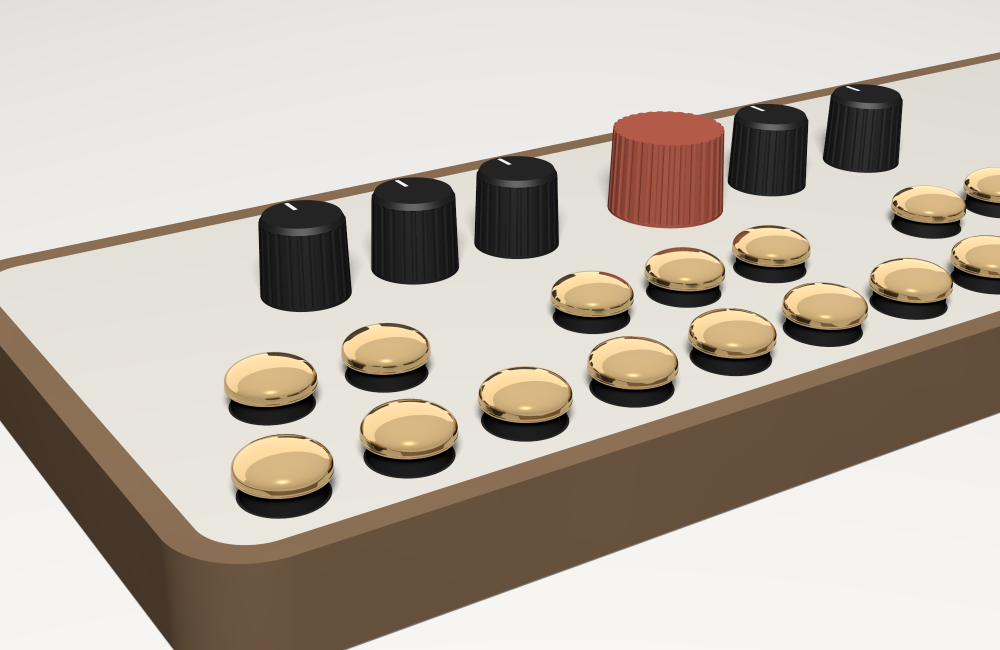
#> input picture design/concepts/_mock-src/out/ct_brass_C.png, 2000 x 1300 px, given in place of rb_nv5_R_top.png, which was not available (shown at 1/2 size)
$ python ratio_overlay.py
#> lines starting #> are read from the running program, lines starting #| are printed output that depends on the picture
### design/concepts/_mock-src/figs_rb.py
#!/usr/bin/env python3
"""Branch figures for the project site (owner: images only where it must be visual; words live in the markdown).
Takes the renders from rb.py (out/rb_*.png), adds only what a drawing needs to be read (dimensions, a scale bar),
and writes web-ready files into design/branches/concepts/<concept>/img/.
PNG for exact drawings and true-scale views, high-quality JPEG for renders. Run after rb.py: python3 figs_rb.py"""
import math, os, shutil
from PIL import Image, ImageDraw, ImageFont

HERE = os.path.dirname(os.path.abspath(__file__))
OUT = os.path.join(HERE, "out")
DEST = os.path.join(HERE, "..", "..", "branches", "concepts")
FONT = "/usr/share/fonts/opentype/inter/Inter-Medium.otf"
FONTB = "/usr/share/fonts/opentype/inter/Inter-SemiBold.otf"
INK, ACC, PAPER = (46, 41, 36), (196, 72, 40), (243, 239, 232)

def F(px, b=False):
    return ImageFont.truetype(FONTB if b else FONT, int(px))

def dest(concept, name):
    d = os.path.join(DEST, concept, "img")
    os.makedirs(d, exist_ok=True)
    return os.path.join(d, name)

# [8 lines left out: function save_render, not called in this run]

def scale_bar(d, x, y, px_per_mm, mm=10, h=None, col=INK):
    h = h or max(3, px_per_mm * 0.35)
    L = px_per_mm * mm
    d.rectangle([x, y, x + L / 2, y + h], fill=col)
    d.rectangle([x + L / 2, y, x + L, y + h], outline=col, width=max(1, int(h / 4)))
    d.text((x + L + px_per_mm * 1.2, y + h / 2), f"{mm} mm", font=F(px_per_mm * 2.2), fill=col, anchor="lm")

# [33 lines left out: functions crop_top, detail, true_scale, not called in this run]

# ------------------------------------------------------------------ annotated drawings (dimensions only)
def dim_text(d, x, y, s, px, col=INK, anchor="mm", bold=True):
    d.text((x, y), s, font=F(px, bold), fill=col, anchor=anchor)

# [145 lines left out: functions diptych_side, chamber_closed_front, rain_ring_compare, butterfly_section, not called in this run]

# [31 lines that do not run on import are left out]

### design/concepts/_mock-src/ratio_overlay.py
"""CATHEDRAL case ratio constructions drawn over each layout's exact top view (director: derived from the device).
A (sqrt5 / 9:4 face) on P5R at D 132; C (double-square face) on P5OB-D at D 147.3. Labels in a band above."""
import os, sys, math
sys.path.insert(0, os.path.dirname(os.path.abspath(__file__)))
import figs_rb as f
from PIL import Image, ImageDraw, ImageFont
exec(open('/tmp/scr/ct3_fig.py').read().split("W = 1200")[0]) if os.path.exists('/tmp/scr/ct3_fig.py') else None
FB = "/usr/share/fonts/opentype/inter/Inter-SemiBold.otf"; FR = "/usr/share/fonts/opentype/inter/Inter-Regular.otf"
BG = (243, 239, 232); INK = (40, 36, 32); LINE = (176, 58, 46)    # construction in a red-brown, so it reads over cream and walnut
W, WALL = 286.0, 4.3
def compose(src, D, out_name, title, sub, draw):
#> called with src = 'rb_nv5_R_top.png', D = 132
    im = Image.open(os.path.join(f.OUT, src)).convert("RGB")
#> im is the input picture: PIL image 2000x1300 RGB; mean R, G, B 187.9, 178.4, 167.2
    try: im = brassify(im)
    except Exception: pass
    ppm = im.width / (W + 4.0); ymax = 2 * D + 4.0
#> after `ppm = im.width / (W + 4.0)`: ppm = 6.9
    P = lambda x, y: ((x + 2.0) * ppm, (ymax - y) * ppm)
    d = ImageDraw.Draw(im)
    lw = max(3, int(ppm * 0.45))
#> lw = 3
    draw(d, P, lw, D)
    band = int(ppm * 30)
#> band = 206
    out = Image.new("RGB", (im.width, im.height + band + int(ppm * 10)), BG)
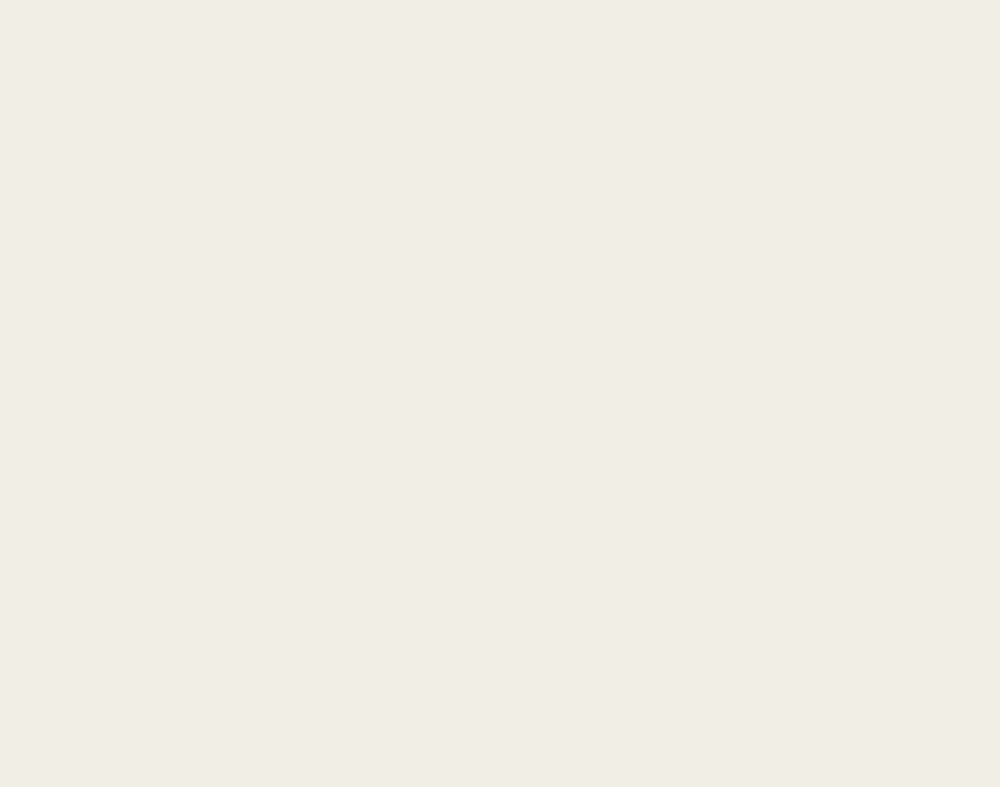
#> out: PIL image 2000x1574 RGB (shown at 1/2 size); mean R, G, B 243, 239, 232
    out.paste(im, (0, band))
    dd = ImageDraw.Draw(out)
    dd.text((ppm * 6, ppm * 12), title, font=ImageFont.truetype(FB, int(ppm * 7.5)), fill=INK, anchor="ls")
    dd.text((ppm * 6, ppm * 23), sub, font=ImageFont.truetype(FR, int(ppm * 5.0)), fill=INK, anchor="ls")
    f.scale_bar(dd, ppm * 6, out.height - ppm * 7, ppm, 20)
    p = f.dest("cathedral", out_name); out.save(p, optimize=True); print(p, out.size, round(ppm, 2))
#> after `p = f.dest('cathedral', out_name)`:
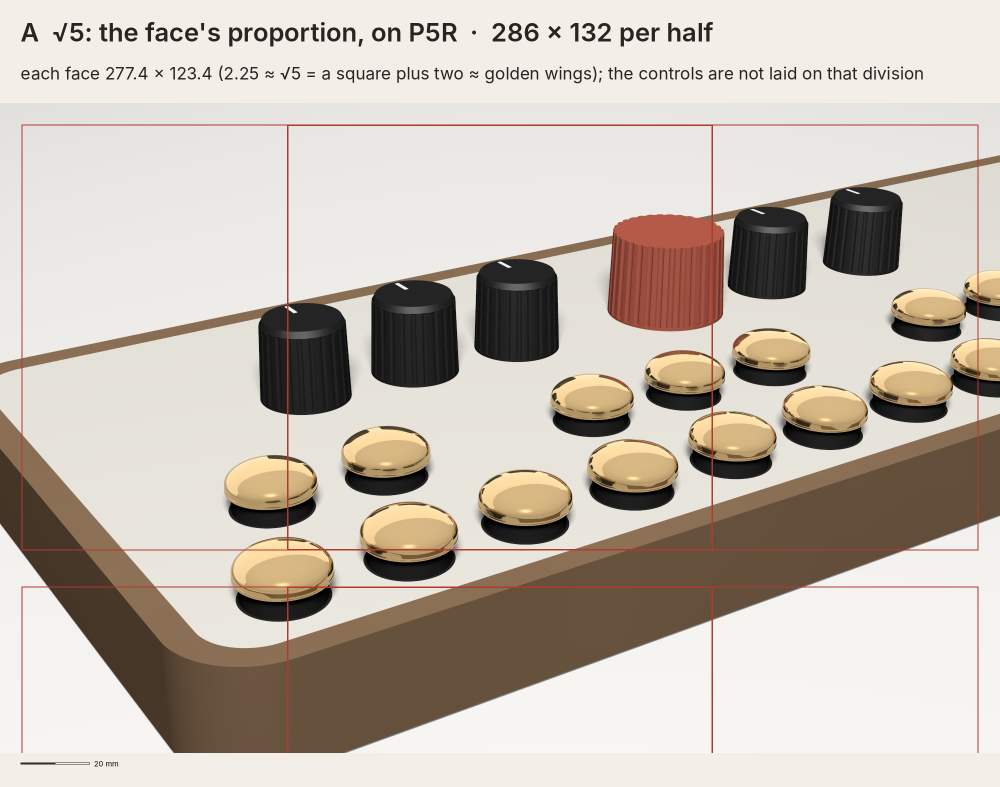
#> saved as cathedral-s9-P5R-ratio-A-top-9.9px-per-mm.png: PIL image 2000x1574 RGB (shown at 1/2 size); mean R, G, B 195.6, 186.1, 175.7
#> call 2 of compose, with src = 'rb_s9_P5OBD_C_top.png', D = 147.3
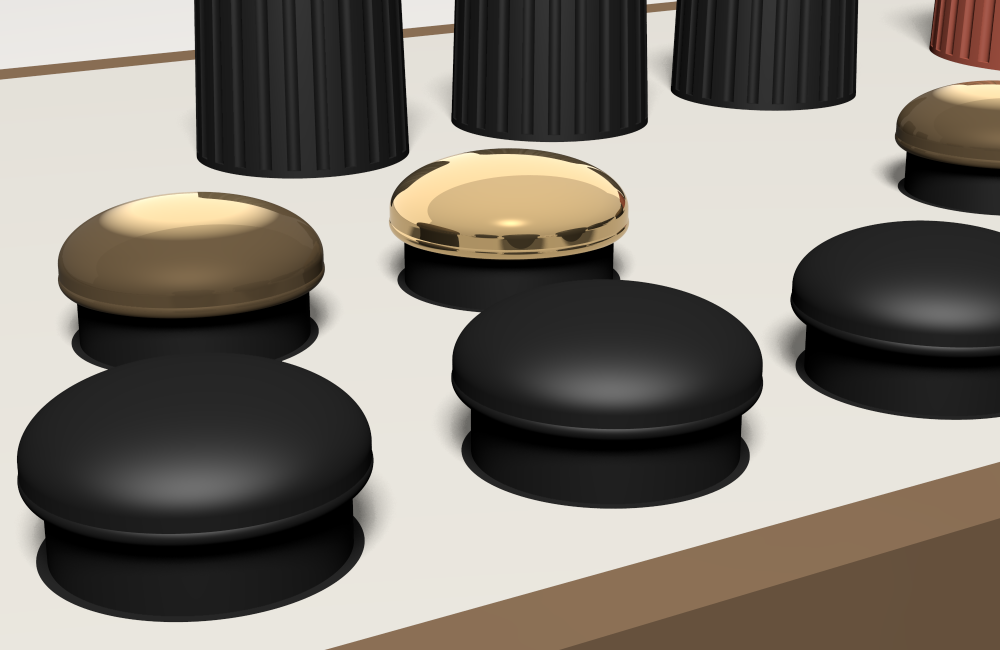
#> input picture design/concepts/_mock-src/out/ct_brass_macro.png, 2000 x 1300 px, given in place of rb_s9_P5OBD_C_top.png, which was not available (shown at 1/2 size)
#> in compose, im is the input picture: PIL image 2000x1300 RGB; mean R, G, B 126.1, 120.1, 111.7

def faces(D):
    return [(WALL, WALL, W - WALL, D - WALL), (WALL, D + 2 + WALL, W - WALL, 2 * D + 2 - WALL)]   # base, lid

def draw_A(d, P, lw, D):
    for x0, y0, x1, y1 in faces(D):
        h = y1 - y0; xs = 143.0 - h / 2
        d.rectangle([P(xs, y1), P(xs + h, y0)], outline=LINE, width=lw)            # the square, centred on the axis
        for xa in (x0, x1):                                                         # the two wings (≈ golden), dashed edge
            pass
        d.rectangle([P(x0, y1), P(x1, y0)], outline=LINE, width=max(2, lw // 2))   # the face's own rectangle

def draw_C(d, P, lw, D):
#> called with lw = 3, D = 147.3
    F = faces(D)
    for x0, y0, x1, y1 in F:
        d.rectangle([P(x0, y1), P(x1, y0)], outline=LINE, width=max(2, lw // 2))
        d.line([P(143.0, y0), P(143.0, y1)], fill=LINE, width=lw)                  # the seam between the two squares
        for a, b in ((x0, 143.0), (143.0, x1)):
            d.line([P(a, y0), P(b, y1)], fill=LINE, width=max(2, lw // 2))         # each square's diagonal
    # (the open pair's one-square X is left off: it nearly coincides with the squares' diagonals and read as doubled lines)

if __name__ == "__main__":
    compose("rb_nv5_R_top.png", 132.0, "cathedral-s9-P5R-ratio-A-top-9.9px-per-mm.png",
            "A  √5: the face's proportion, on P5R  ·  286 × 132 per half",
            "each face 277.4 × 123.4 (2.25 ≈ √5 = a square plus two ≈ golden wings); the controls are not laid on that division", draw_A)
    compose("rb_s9_P5OBD_C_top.png", 147.3, "cathedral-s9-P5OBD-ratio-C-top-9.9px-per-mm.png",
            "C  double-square face on P5OB-D  ·  286 × 147.3 per half",
            "each face 277.4 × 138.7 = two squares; their seam is the axis, through the window and cutoff", draw_C)
#> in compose (call 2), `out.paste(im, (0, band))`:
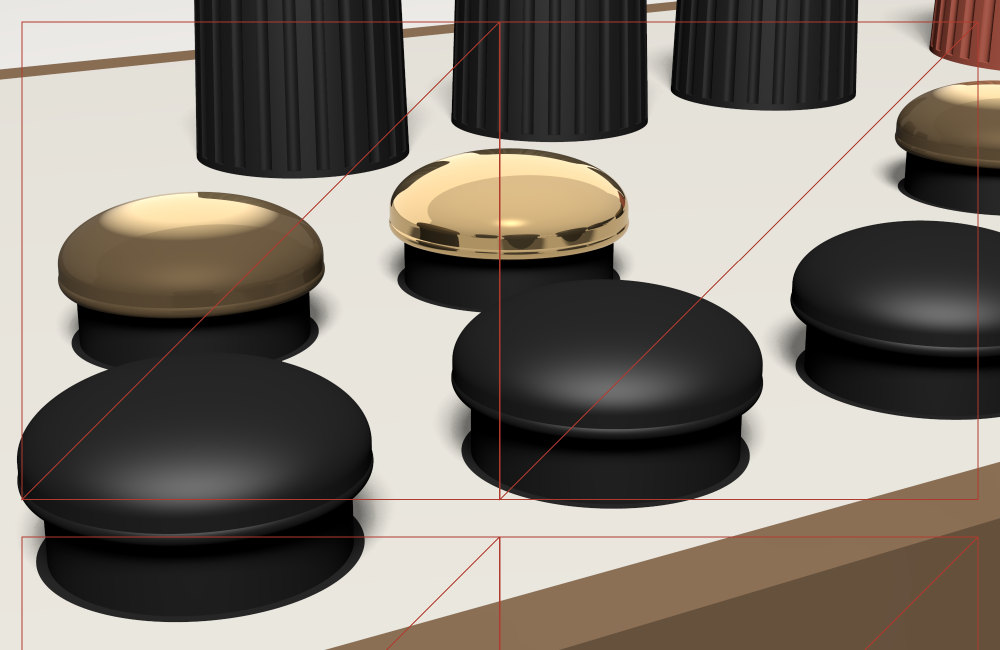
#> im: PIL image 2000x1300 RGB (shown at 1/2 size); mean R, G, B 126.6, 119.4, 111.1
#> in compose (call 2), `out.paste(im, (0, band))`:
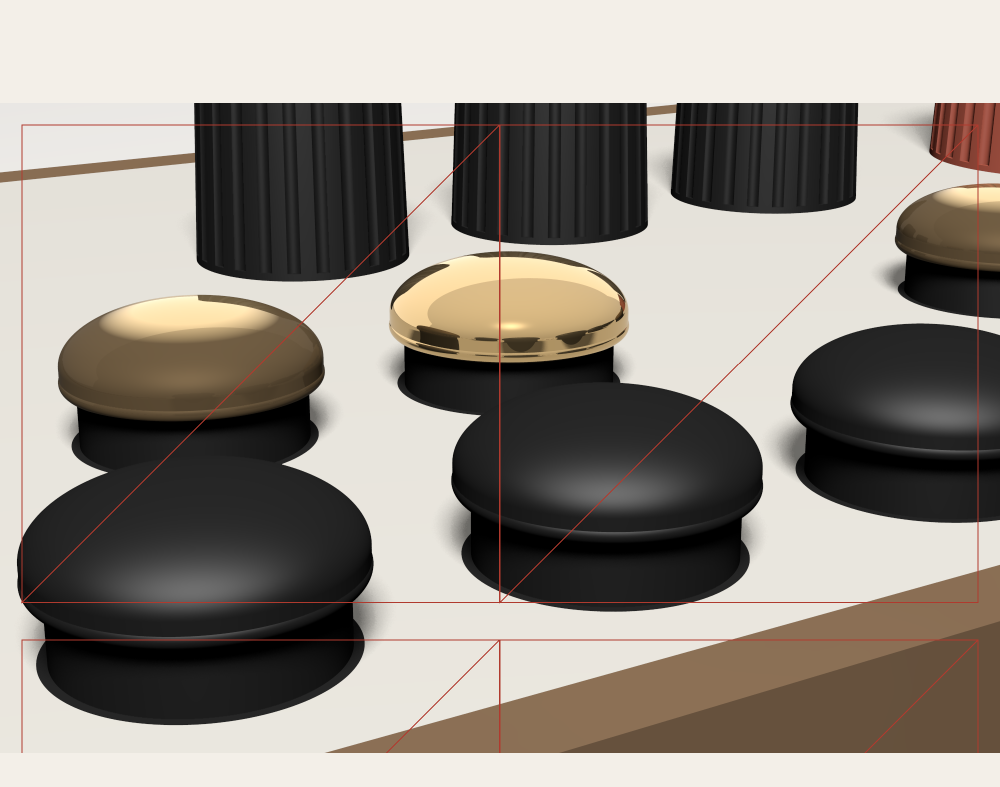
#> out: PIL image 2000x1574 RGB (shown at 1/2 size); mean R, G, B 146.9, 140.3, 132.1
#> in compose (call 2), `p = f.dest('cathedral', out_name)`:
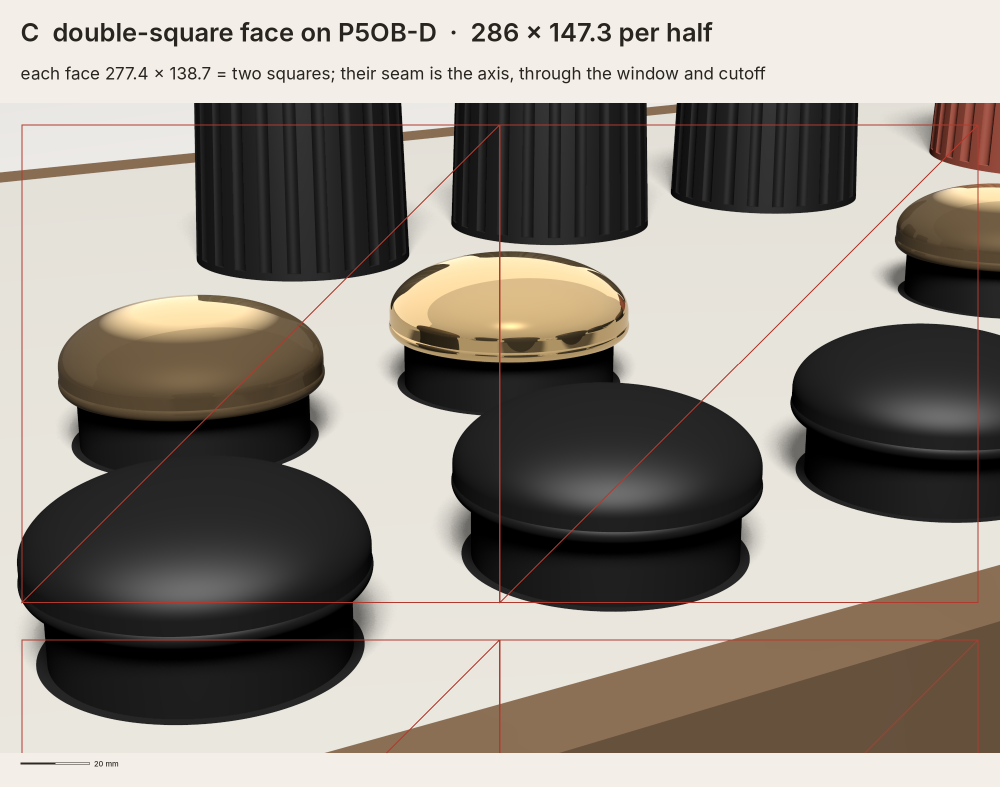
#> saved as cathedral-s9-P5OBD-ratio-C-top-9.9px-per-mm.png: PIL image 2000x1574 RGB (shown at 1/2 size); mean R, G, B 145.1, 138.5, 130.4
